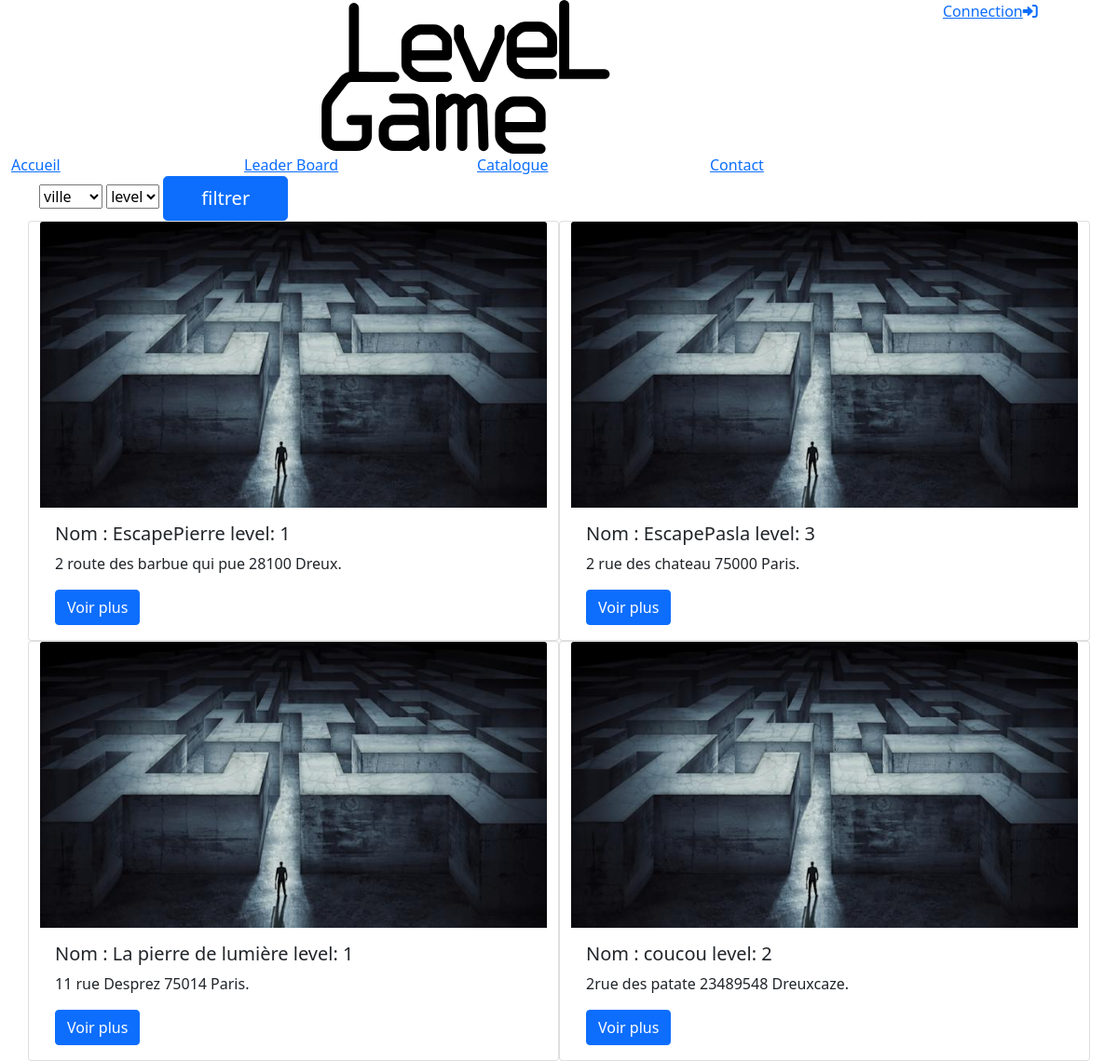
/?p=catalogue, run on the app's committed database.
### tables this page shows
CREATE TABLE IF NOT EXISTS `escapegame` (
  `idEscape` int(11) NOT NULL AUTO_INCREMENT,
  `nom` varchar(50) NOT NULL,
  `niveau` int(11) NOT NULL,
  `idType` int(11) NOT NULL,
  `adresse` varchar(60) NOT NULL,
  `cp` int(11) NOT NULL,
  `ville` varchar(60) NOT NULL,
  `description` text,
  PRIMARY KEY (`idEscape`),
  KEY `idType` (`idType`),
  KEY `niveau` (`niveau`)
);

### src/models/repository/EscapeRepo.php (called while the page is built, shortened)
<?php
class EscapeRepo extends BddConnection{
    protected $tabEscape=[];
    protected function getAllEscape(){
        return $this->tous("escapegame");
    }
    public function setAllEscape(){
        $tab = $this->getAllEscape();
        foreach($tab as $i=>$value){
            $escape = new Escapegame();
            $escape->setIdEscape($tab[$i]["idEscape"])
                    ->setNom($tab[$i]["nom"])
                    ->setNiveau($tab[$i]["niveau"])
                    ->setIdType($tab[$i]["idType"])
                    ->setAdresse($tab[$i]["adresse"])
                    ->setCp($tab[$i]["cp"])
                    ->setVille($tab[$i]["ville"])
                    ->setDescription($tab[$i]["description"]);
            array_push($this->tabEscape,$escape);
        }
        return $this;
    }
    public function getTabEscape(){
        return $this->tabEscape;
    }
}
?>

### public/index.php (called while the page is built, shortened)
<?php
require_once "../src/core/rooter.php";
require "views/layout.php";
?>

### src/models/entity/Escapegame.php (called while the page is built, shortened)
<?php
class Escapegame{
    protected $nom;
    protected $niveau;
    protected $adresse;
    protected $cp;
    protected $ville;
    public function getNom()
    {
        return $this->nom;
    }
    public function setNom($nom)
    {
        $this->nom = $nom;
        return $this;
    }
    public function getNiveau()
    {
        return $this->niveau;
    }
    public function setNiveau($niveau)
    {
        $this->niveau = $niveau;
        return $this;
    }
    public function getAdresse()
    {
        return $this->adresse;
    }
    public function setAdresse($adresse)
    {
        $this->adresse = $adresse;
        return $this;
    }
    public function getCp()
    {
        return $this->cp;
    }
    public function setCp($cp)
    {
        $this->cp = $cp;
        return $this;
    }
    public function getVille()
    {
        return $this->ville;
    }
    public function setVille($ville)
    {
        $this->ville = $ville;
        return $this;
    }
}
?>

### src/models/BddConnection.php (called while the page is built, shortened)
<?php
class BddConnection{
	protected $serveur = "localhost";
	protected $bdd 	= "blocb";
	protected $user = "root";
	protected $password = "";
	protected function getconnect(){
		try{
			$db = new PDO("mysql:host=$this->serveur;dbname=$this->bdd;charset=utf8",$this->user,$this->password);
			return $db;
		}
		catch(PDOException $erreur){
		return "Erreur : ". $erreur->getMessage();
		}
	}
	public function tous($table){
		$db = $this->getconnect();
		$sql = "SELECT * FROM $table";
		$rst = $db->query($sql);
		return $rst->fetchAll(PDO::FETCH_ASSOC);
	}
}
?>

### src/controller/catalogue.php (the view, shortened to what this page needs)
<?php
$escape = new EscapeRepo;
$escape->SetAllEscape();
$esc = $escape->getTabEscape();
$admin = $_SESSION['compte']['admin'] ?? "";
$htmlEscp="";
if(isset($_POST['submit'])){
    if (isset($_POST['ville'] ) ) {
        foreach($esc as $key => $value){
            $villePost = ($_POST['ville']);
            $lvlPost = ($_POST['level']);
            $lvl = ($value->getNiveau());
            $nomEscape =($value->getNom());
            $adresse = $value->getAdresse();
            $cp = $value->getCp();
            $ville = $value->getVille();
            if($villePost=="ville"){
                if($value->getNiveau()==$lvlPost){
                    $htmlEscp .=
                    "<div class='card col-md-6'>
                        <img class='card-img-top' src='views/style/img/be4be3e0-5dae-11ec-bfae-50d2ca6eaeba.jfif' alt='Card image cap'>
                        <div class='card-body'>
                            <h5 class='card-title'>Nom&nbsp:&nbsp$nomEscape level:&nbsp$lvl</h5>
                            <p class='card-text'>$adresse $cp $ville.</p>
                            <a href='?p=escapegame?nom=$nomEscape' class='btn btn-primary'>Voir plus</a>
                        </div>
                    </div>";
                }
                else if ($lvlPost=="level"){
                    $htmlEscp .=
                    "<div class='card col-md-6'>
                        <img class='card-img-top' src='views/style/img/be4be3e0-5dae-11ec-bfae-50d2ca6eaeba.jfif' alt='Card image cap'>
                        <div class='card-body'>
                            <h5 class='card-title'>$nomEscape</h5>
                            <p class='card-text'>$adresse $cp $ville.</p>
                            <a href='' class='btn btn-primary'>Voir plus</a>
                        </div>
                    </div>";
                }
            }
            else if($value->getVille()==$villePost){
                if($lvlPost=="level"){
                    $htmlEscp .=
                    "<div class='card col-md-6'>
                        <img class='card-img-top' src='views/style/img/be4be3e0-5dae-11ec-bfae-50d2ca6eaeba.jfif' alt='Card image cap'>
                        <div class='card-body'>
                            <h5 class='card-title'>$nomEscape</h5>
                            <p class='card-text'>$adresse $cp $ville.</p>
                            <a href='' class='btn btn-primary'>Voir plus</a>
                        </div>
                    </div>";
                }
                else if ($value->getNiveau()==$lvlPost){
                    $htmlEscp .=
                    "<div class='card col-md-6'>
                        <img class='card-img-top' src='views/style/img/be4be3e0-5dae-11ec-bfae-50d2ca6eaeba.jfif' alt='Card image cap'>
                        <div class='card-body'>
                        <h5 class='card-title'>Nom&nbsp:&nbsp$nomEscape level:&nbsp$lvl</h5>
                            <p class='card-text'>$adresse $cp $ville.</p>
                            <form action='?p=escapegame' method='post'>
                                <input type='hidden' name='nomEscape' value='$nomEscape'>
                                <input class='btn btn-primary' type='submit' value='Voir plus'>
                            </form>
                        </div>
                    </div>";
                }
            }
        }
    }
}
else{
    foreach($esc as $key=>$value){
        $lvl = ($value->getNiveau());
        $nomEscape =($value->getNom());
        $adresse = $value->getAdresse();
        $cp = $value->getCp();
        $ville = $value->getVille();
        if($admin == 1){
            $boutonDelete ="<form class='col-6' method='post'>
                <input type='hidden' name='deleteEscapeName' value='$nomEscape'>
                <input class='btn btn-danger' type='submit' value='Supprimer'>
            </form>";
            if(isset($_POST['deleteEscapeName'])){
                $escape->deleteEscape($_POST['deleteEscapeName']);
                header("Location: ?p=catalogue");
            }
        }
        else{
            $boutonDelete ="";
        }
        $htmlEscp .=
        "<div class='card col-md-6'>
            <img class='card-img-top' src='views/style/img/be4be3e0-5dae-11ec-bfae-50d2ca6eaeba.jfif' alt='Card image cap'>
            <div class='card-body'>
            <h5 class='card-title'>Nom&nbsp:&nbsp$nomEscape level:&nbsp$lvl</h5>
                <p class='card-text'>$adresse $cp $ville.</p>
                <div class='row'>
                    <form action='?p=escapegame' class='col-6' method='post'>
                        <input type='hidden' name='nomEscape' value='$nomEscape'>
                        <input class='btn btn-primary' type='submit' value='Voir plus'>
                    </form>
                    $boutonDelete
                </div>
            </div>
        </div>";
    }
}
require("../public/views/catalogue.php");
?>

### data on the page
escapegame: nom "EscapePierre", niveau "1", adresse "2 route des barbue qui pue", cp "28100", ville "Dreux"
escapegame: nom "EscapePasla", niveau "3", adresse "2 rue des chateau", cp "75000", ville "Paris"
escapegame: nom "La pierre de lumière", niveau "1", adresse "11 rue Desprez", cp "75014", ville "Paris"
escapegame: nom "coucou", niveau "2", adresse "2rue des patate", cp "23489548", ville "Dreuxcaze"
